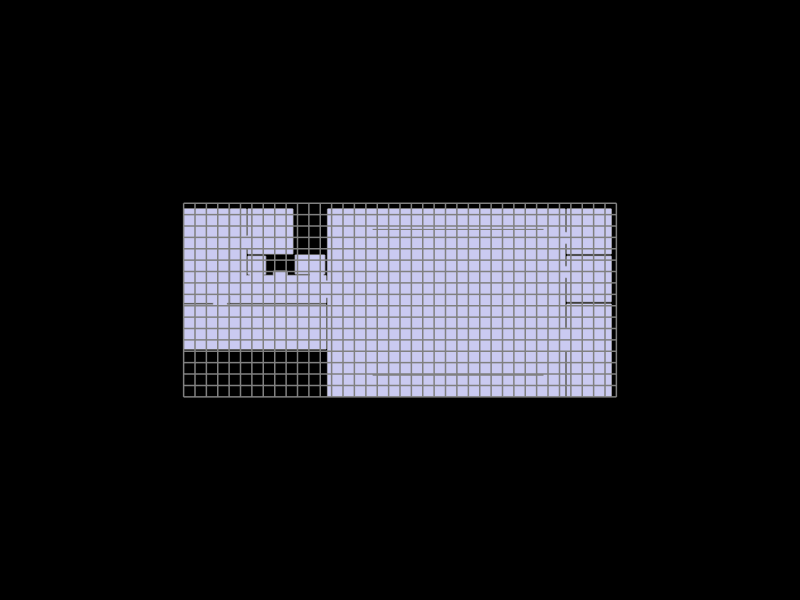

Source (notebook cell):
### Markdown cell above
## 8. Show the geometry and the grid

### Code cell
Topology.Show(gallery, grid,
              camera=[0,0,6],
              faceColor=[210,210,250],
              faceOpacity=1,
              edgeColor="grey",
              edgeWidth=3,
              showVertices=False,
              backgroundColor="black",
              width=800,
              height=600,
              renderer = renderer)

### Figure 1 — Plotly figure (JSON) as saved in the notebook; plotly's stock layout.template omitted (floating-point values rounded to 4 significant figures; data arrays with more than 128 entries replaced by an {"elided": "..."} marker saying what was removed)
{"data": [{"hoverinfo": "text", "legendgroup": "2", "legendrank": 2, "line": {"color": "grey", "dash": "solid", "width": 3}, "marker": {"size": 0}, "mode": "lines", "name": "1: Untitled (Edges)", "showlegend": false, "text": "", "type": "scatter3d", "x": {"elided": "381 float values"}, "y": {"elided": "381 float values"}, "z": {"elided": "381 int values"}}, {"cmax": 1, "cmin": 0, "color": "#D2D2FA", "colorscale": [[0, "#440154"], [0.1111, "#482878"], [0.2222, "#3e4989"], [0.3333, "#31688e"], [0.4444, "#26828e"], [0.5556, "#1f9e89"], [0.6667, "#35b779"], [0.7778, "#6ece58"], [0.8889, "#b5de2b"], [1, "#fde725"]], "flatshading": true, "hoverinfo": "text", "hovertext": "", "i": [0, 0, 4, 4, 3, 3, 8, 8, 6, 6, 7, 13, 14, 15, 15, 17, 17, 17, 20, 21, 22, 23, 23, 19, 19, 24, 24, 25, 25, 10, 10, 29, 30, 31, 32, 33, 33, 35, 35, 37, 40, 26, 41, 41, 41, 43, 44, 27, 27, 28, 28, 49, 50, 51, 51, 53, 55, 55, 55, 57, 57, 59, 59, 61, 61, 46, 46, 65, 65, 67, 67, 69, 60, 70, 71, 72, 59, 59, 74, 75, 75, 76, 76, 63, 64, 79, 80, 81, 81, 83, 83, 85, 85, 82, 89, 89, 89, 91, 93, 93, 93, 95, 95, 97, 97], "j": [1, 2, 3, 0, 2, 6, 9, 10, 11, 8, 6, 7, 7, 16, 13, 15, 19, 16, 19, 17, 17, 24, 22, 14, 13, 20, 17, 18, 21, 27, 28, 9, 9, 9, 31, 34, 14, 36, 20, 38, 38, 38, 42, 25, 26, 42, 42, 45, 46, 48, 45, 48, 49, 29, 30, 54, 36, 35, 53, 37, 39, 41, 40, 44, 43, 45, 63, 51, 52, 68, 51, 57, 57, 60, 60, 60, 72, 60, 59, 62, 59, 61, 62, 77, 63, 64, 64, 70, 71, 72, 73, 74, 75, 87, 90, 81, 82, 84, 94, 83, 84, 85, 86, 98, 85], "k": [2, 3, 5, 3, 6, 7, 10, 11, 12, 11, 12, 12, 13, 13, 12, 18, 16, 15, 17, 18, 21, 22, 21, 13, 16, 17, 22, 26, 18, 11, 27, 8, 29, 30, 30, 14, 19, 20, 24, 39, 37, 40, 25, 26, 40, 41, 43, 46, 47, 45, 27, 28, 28, 52, 29, 36, 35, 56, 36, 39, 58, 40, 60, 43, 62, 63, 64, 52, 66, 51, 65, 58, 69, 69, 70, 71, 73, 72, 73, 59, 74, 62, 75, 78, 78, 78, 79, 82, 70, 84, 72, 86, 74, 88, 81, 82, 88, 92, 83, 84, 91, 86, 96, 85, 95], "legendgroup": "3", "legendrank": 3, "lighting": {"facenormalsepsilon": 0}, "name": "1: Untitled (Faces)", "opacity": 1, "showlegend": false, "showscale": false, "text": "", "type": "mesh3d", "x": [5.65, 5.65, 5.8, 7, 7.2, 7.2, 5.8, 7, 5.5, 4.1, 4.1, 4.1, 4.1, 7.9, 7.9, 12.5, 9.1, 11.1, 12.5, 9.1, 11.1, 12.5, 12.3, 12.5, 12.3, 12.65, 12.65, 3.95, 3.95, 5.5, 5.5, 4.1, 5.5, 9.1, 7.9, 12.3, 11.1, 16.6, 12.65, 16.6, 16.6, 16.6, 12.65, 16.6, 16.6, 2.6, 3.8, 3.95, 0.05, 0.05, 3.95, 5.65, 5.65, 9.8, 9.8, 12.4, 12.4, 31.6, 31.6, 31.6, 31.6, 31.6, 31.6, 2.6, 3.8, 9.6, 5.65, 9.6, 5.65, 33.5, 33.5, 33.5, 33.5, 33.5, 33.5, 33.5, 33.5, 0, 0, 12.5, 12.5, 33.65, 33.65, 33.65, 33.65, 33.65, 33.65, 33.65, 37.55, 37.55, 33.65, 37.55, 33.65, 37.55, 33.65, 37.55, 33.65, 37.55, 33.65], "y": [12.35, 10.75, 10.75, 10.75, 12.35, 10.75, 10.65, 10.65, 10.65, 10.65, 10.05, 8.85, 8.25, 10.65, 10.65, 8.25, 10.65, 10.65, 8.7, 10.65, 10.65, 10.2, 10.65, 10.65, 10.65, 10.2, 8.7, 8.85, 10.05, 12.95, 14.15, 16.5, 16.5, 11.05, 11.05, 10.8, 10.8, 1.85, 0, 0, 1.95, 14.65, 16.5, 14.75, 16.5, 8.25, 8.25, 8.25, 8.25, 16.5, 16.5, 14.15, 12.95, 12.45, 10.8, 12.45, 10.8, 1.85, 0, 14.65, 1.95, 16.5, 14.75, 8.1, 8.1, 12.55, 12.55, 16.5, 16.5, 0, 4.05, 6.05, 10.45, 11.45, 13.45, 14.45, 16.5, 8.1, 4.2, 4.2, 8.1, 6.05, 4.05, 11.45, 10.45, 14.45, 13.45, 0, 0, 8.15, 8.15, 8.35, 8.35, 12.35, 12.35, 12.55, 12.55, 16.5, 16.5], "z": [0, 0, 0, 0, 0, 0, 0, 0, 0, 0, 0, 0, 0, 0, 0, 0, 0, 0, 0, 0, 0, 0, 0, 0, 0, 0, 0, 0, 0, 0, 0, 0, 0, 0, 0, 0, 0, 0, 0, 0, 0, 0, 0, 0, 0, 0, 0, 0, 0, 0, 0, 0, 0, 0, 0, 0, 0, 0, 0, 0, 0, 0, 0, 0, 0, 0, 0, 0, 0, 0, 0, 0, 0, 0, 0, 0, 0, 0, 0, 0, 0, 0, 0, 0, 0, 0, 0, 0, 0, 0, 0, 0, 0, 0, 0, 0, 0, 0, 0]}, {"hoverinfo": "text", "legendgroup": "6", "legendrank": 6, "line": {"color": "grey", "dash": "solid", "width": 3}, "marker": {"size": 0}, "mode": "lines", "name": "2: Untitled (Edges)", "showlegend": false, "text": "", "type": "scatter3d", "x": {"elided": "171 int values"}, "y": {"elided": "171 int values"}, "z": {"elided": "171 int values"}}], "layout": {"autosize": true, "height": 600, "margin": {"b": 40, "l": 40, "r": 40, "t": 40}, "paper_bgcolor": "#000000", "plot_bgcolor": "#000000", "scene": {"aspectmode": "data", "camera": {"center": {"x": 0, "y": 0, "z": 0}, "eye": {"x": 0, "y": 0, "z": 6}, "projection": {"type": "perspective"}, "up": {"x": 0, "y": 1, "z": 0}}, "xaxis": {"visible": false}, "yaxis": {"visible": false}, "zaxis": {"visible": false}}, "showlegend": true, "width": 800, "xaxis": {"showgrid": false, "visible": false, "zeroline": false}, "yaxis": {"showgrid": false, "visible": false, "zeroline": false}}}
